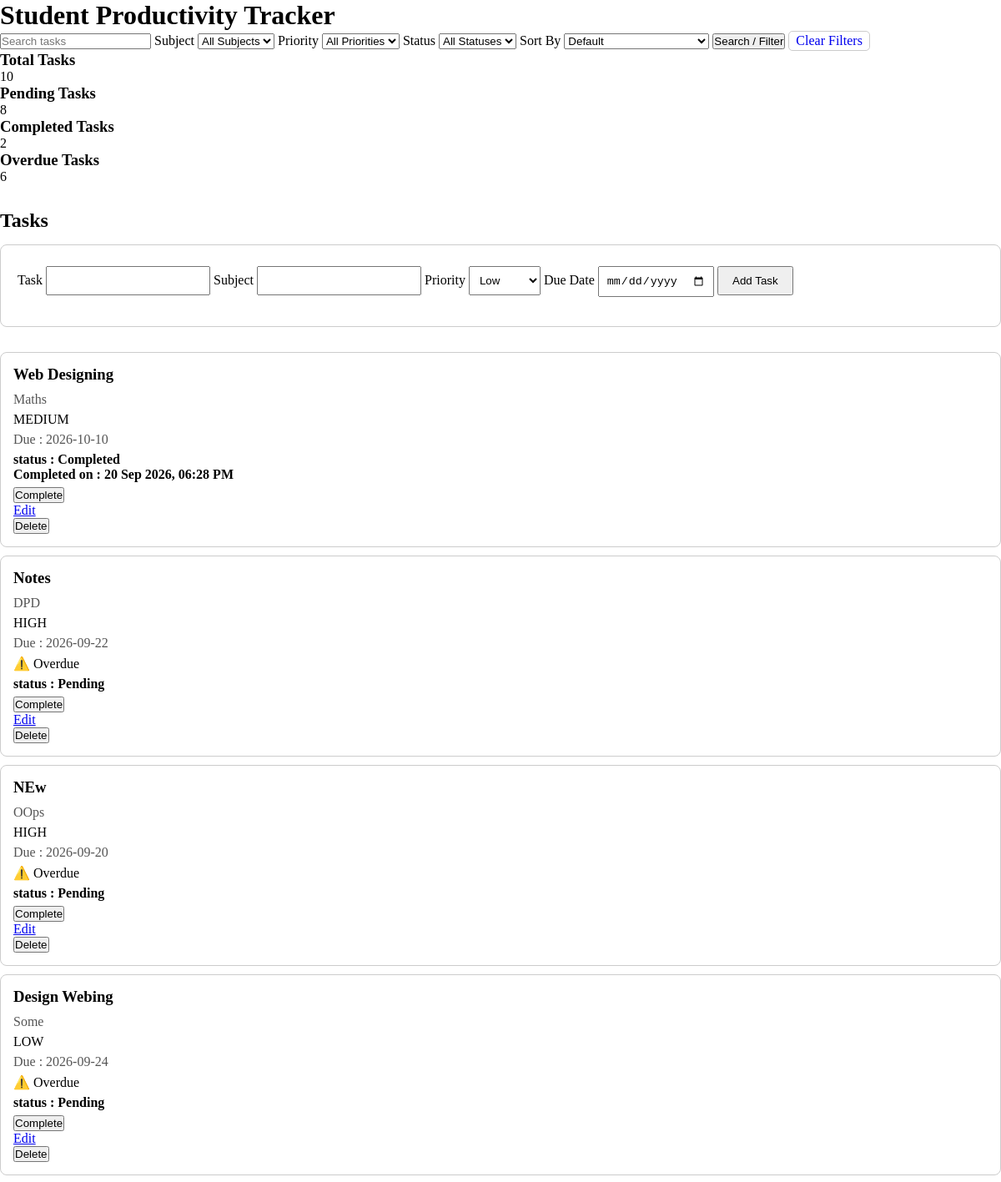
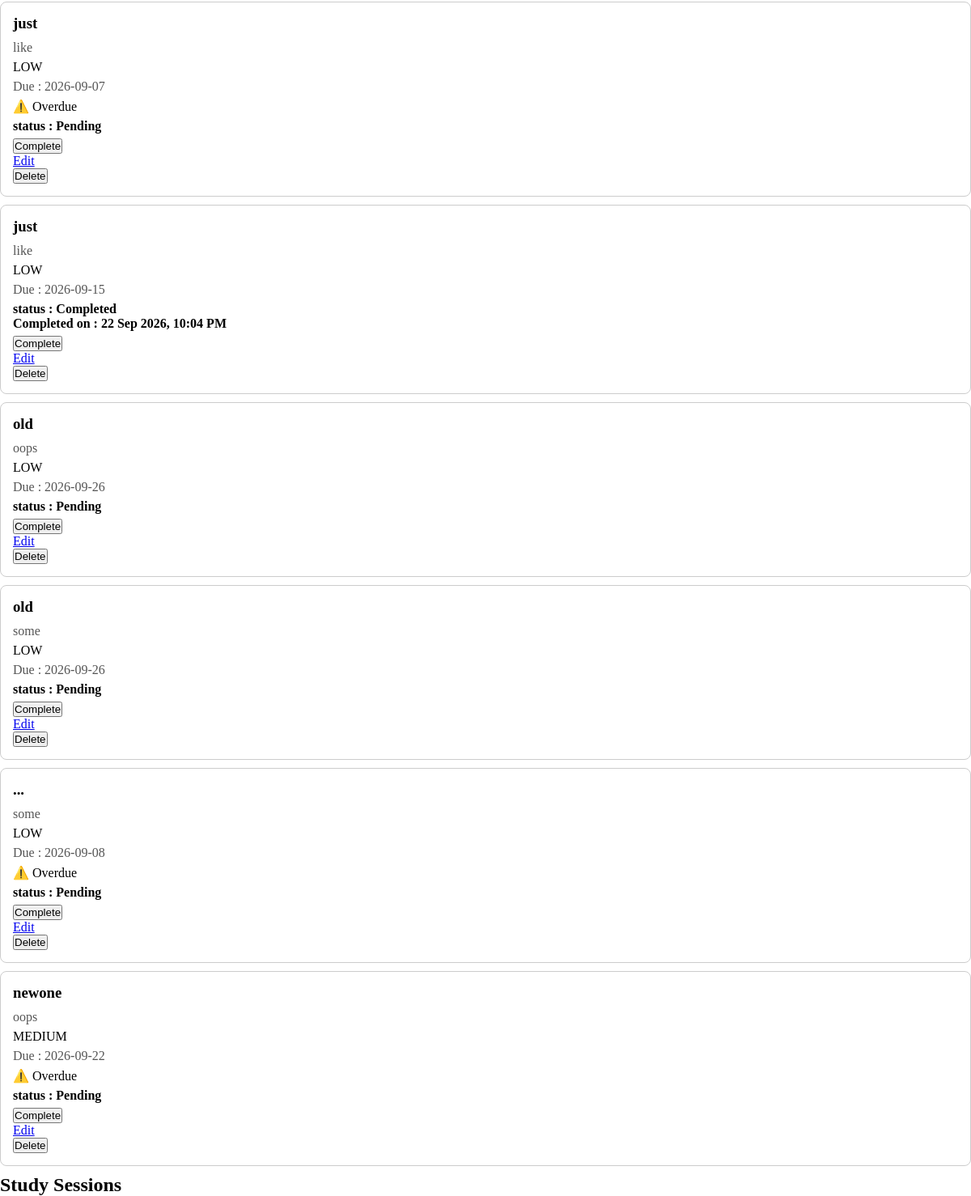
The page / on the database its author committed (2 pictures, top to bottom).
### tables this page shows
CREATE TABLE tasks(
            id INTEGER PRIMARY KEY AUTOINCREMENT,
            task TEXT,
            subject TEXT,
            priority INTEGER,
            due_date DATE,
            status INTEGER DEFAULT 1,
            completed_at DATE
        );

### app.py (the view, shortened to what this page needs)
@app.route("/", methods=["GET","POST"])
def home():
    search = request.args.get("search", "")
    filter_subject = request.args.get("subject", "")
    priority = request.args.get("priority", "")
    status = request.args.get("status", "")
    sort = request.args.get("sort", "")
    connection = get_db()
    cursor = connection.cursor()
    cursor.execute("SELECT DISTINCT subject FROM tasks WHERE subject IS NOT NULL AND subject != ''")
    subjects = [row[0] for row in cursor.fetchall()]
    today = datetime.now().date()
    tasks = get_tasks(search, filter_subject, priority, status, sort)
    for task in tasks:
        if task[6]:
            task[6] = datetime.strptime(task[6],"%Y-%m-%d %H:%M:%S.%f").strftime("%d %b %Y, %I:%M %p")
        if task[4]:
            due_date = datetime.strptime(task[4], "%Y-%m-%d").date()
            if task[5] == 1 and due_date < today:
                task.append(True)
            else:
                task.append(False)
    cursor.execute("SELECT COUNT(*) FROM tasks")
    total_tasks = cursor.fetchone()[0]
    cursor.execute("SELECT COUNT(*) FROM tasks WHERE status=1")
    pending_tasks = cursor.fetchone()[0]
    cursor.execute("SELECT COUNT(*) FROM tasks WHERE status=2")
    completed_tasks = cursor.fetchone()[0]
    cursor.execute(
        "SELECT COUNT(*) FROM tasks WHERE status=1 AND due_date < ?",
        (today,)
    )
    overdue_tasks = cursor.fetchone()[0]
    connection.close()
    return render_template(
        "index.html",
        tasks=tasks,
        subjects=subjects,
        total_tasks=total_tasks,
        pending_tasks=pending_tasks,
        completed_tasks=completed_tasks,
        overdue_tasks=overdue_tasks,
        filter_subject=filter_subject,
        priority=priority,
        status=status,
        search=search,
        sort=sort
    )

### app.py (called while the page is built)
def get_db():
    return sqlite3.connect("tracker.db")

### templates/index.html (shortened to what this page needs)
<!DOCTYPE html>
<html lang="en">
<head>
    <link rel="stylesheet" href="{{ url_for('static', filename='style.css') }}">
</head>
<body>
    <div class="conatiner">
        <h1>Student Productivity Tracker</h1>
        <div>
           <form method="GET" class="search-filter-form">
                <input type="text" name="search" value="{{ search }}" placeholder="Search tasks">
                <label>Subject</label>
                <select name="subject">
                    <option value="">All Subjects</option>
                </select>
                <label>Priority</label>
                <select name="priority">
                    <option value="">All Priorities</option>
                </select>
                <label>Status</label>
                <select name="status">
                    <option value="">All Statuses</option>
                </select>
                <label>Sort By</label>
                <select name="sort">
                    <option value="">Default</option>
                </select>
                <button type="submit">Search / Filter</button>
                <a href="/" class="clear-filters">Clear Filters</a>
            </form>
            <div class="stats-card">
                <h3>Total Tasks</h3>
                <p>{{ total_tasks }}</p>
            </div>
            <div class="stats-card">
                <h3>Pending Tasks</h3>
                <p>{{ pending_tasks }}</p>
            </div>
            <div class="stats-card">
                <h3>Completed Tasks</h3>
                <p>{{ completed_tasks }}</p>
            </div>
            <div class="stats-card">
                <h3>Overdue Tasks</h3>
                <p>{{ overdue_tasks }}</p>
            </div>
            <h2 class="tasks-heading">Tasks</h2>
            <form method="POST" class="task-form">
                <label>Task</label>
                <input type="text" name="task">
                <label>Subject</label>
                <input type="text" name="subject">
                <label>Priority</label>
                <select name="priority">
                    <option value="1">Low</option>
                </select>
                <label>Due Date</label>
                <input type="date" name="due_date">
                <button type="submit">Add Task</button>
            </form>
            <div class="task-list">
                {% for task in tasks %}
                    <div class="task-card">
                        <h3>{{ task[1] }}</h3>
                        <p class="task-subject">{{ task[2] }}</p>
                        <p>
                            {% if task[3]==1 %}
                                LOW
                            {% elif task[3]==2 %}
                                MEDIUM
                            {% else %}
                                HIGH
                            {% endif %}
                        </p>
                        <p class="task-due">Due : {{task[4]}}</p>
                        {% if task[7] %}
                            <p>⚠️ Overdue</p>
                        {% endif %}
                        <p class="task-status">
                            {% if task[5] == 1 %}
                                status : Pending
                            {% else %}
                                status : Completed
                                <br>
                                Completed on : {{task[6]}}
                            {% endif %}
                        </p>
                        <form method="POST" action="/complete/{{ task[0] }}">
                            <button type="submit">Complete</button>
                        </form>
                        <a href="/edit/{{ task[0] }}">Edit</a>
                        <form method="POST" action="/delete/{{ task[0] }}">
                            <button type="submit" onclick="return confirm('Are you sure you want to delete this task?')">Delete</button>
                        </form>
                    </div>
                {% endfor %}
            </div>
        </div>
    </div>
    <div>
        <h2>Study Sessions</h2>
    </div>
</body>
</html>

### static/style.css (style rules this page uses)
* { margin:0; padding:0; }
.tasks-heading { margin-top: 30px; margin-bottom: 15px; }
.task-form { padding: 20px; border: 1px solid #ccc; border-radius: 8px; margin-bottom: 30px; }
.task-form input, .task-form select { padding: 8px; margin: 5px 0 15px; }
.task-form button { padding: 8px 16px; cursor: pointer; }
.task-card { border: 1px solid #ccc; padding: 15px; margin: 10px 0; border-radius: 8px; }
.task-card h3 { margin-top: 0; margin-bottom: 10px; }
.task-card p { margin: 6px 0; }
.task-subject, .task-due { color: #555; }
.task-status { font-weight: bold; }
.clear-filters { display: inline-block; padding: 2px 8px; text-decoration: none; border: 1px solid #ccc; border-radius: 5px; cursor: pointer; }

### rows shown on the page
tasks: task "Web Designing", subject "Maths", priority "MEDIUM", due_date "2026-10-10", task "20 Sep 2026, 06:28 PM"
tasks: task "Notes", subject "DPD", priority "HIGH", due_date "2026-09-22", shows "⚠️ Overdue", status "status : Pending"
tasks: task "NEw", subject "OOps", priority "HIGH", due_date "2026-09-20", shows "⚠️ Overdue", status "status : Pending"
tasks: task "Design Webing", subject "Some", priority "LOW", due_date "2026-09-24", shows "⚠️ Overdue", status "status : Pending"
tasks: task "just", subject "like", priority "LOW", due_date "2026-09-07", shows "⚠️ Overdue", status "status : Pending"
tasks: task "just", subject "like", priority "LOW", due_date "2026-09-15", task "22 Sep 2026, 10:04 PM"
tasks: task "old", subject "oops", priority "LOW", due_date "2026-09-26", status "status : Pending"
tasks: task "old", subject "some", priority "LOW", due_date "2026-09-26", status "status : Pending"
tasks: task "...", subject "some", priority "LOW", due_date "2026-09-08", shows "⚠️ Overdue", status "status : Pending"
tasks: task "newone", subject "oops", priority "MEDIUM", due_date "2026-09-22", shows "⚠️ Overdue", status "status : Pending"

### other values the page prints
{{ total_tasks }} "10"
{{ pending_tasks }} "8"
{{ completed_tasks }} "2"
{{ overdue_tasks }} "6"
